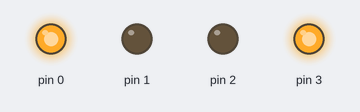
This sketch was run on a simulated Arduino Uno, built with avr-gcc and run on an emulated ATmega328P. On the bench: output pins drawn as LEDs (lit = HIGH).

Above: at 0.5 s.
At 1.5 s:
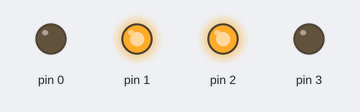
At 2.5 s:
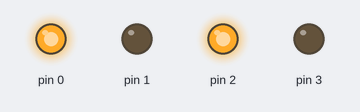
At 3.5 s:
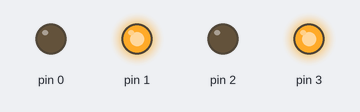
Timing chart, 0 to 5.2 s (numbered marks = the images above):
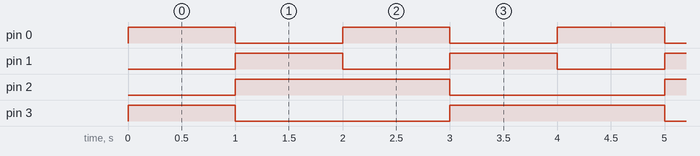

The sketch:

disco_light_show1__1_.ino
```cpp
// C++ code
//
void setup()
{
  pinMode(0, OUTPUT);
  pinMode(1, OUTPUT);
  pinMode(2, OUTPUT);
  pinMode(3, OUTPUT);
}

void loop()
{
  digitalWrite(0, HIGH);
  digitalWrite(1, LOW);
  digitalWrite(2, LOW);
  digitalWrite(3, HIGH);
  delay(1000); // Wait for 1000 millisecond(s)
  digitalWrite(0, LOW);
  digitalWrite(1, HIGH);
  digitalWrite(2, HIGH);
  digitalWrite(3, LOW);
  delay(1000); // Wait for 1000 millisecond(s)
  digitalWrite(0, HIGH);
  digitalWrite(1, LOW);
  digitalWrite(2, HIGH);
  digitalWrite(3, LOW);
  delay(1000); // Wait for 1000 millisecond(s)
  digitalWrite(0, LOW);
  digitalWrite(1, HIGH);
  digitalWrite(2, LOW);
  digitalWrite(3, HIGH);
  delay(1000); // Wait for 1000 millisecond(s)
}
```

Measured:
- by itself, pin 0, pin 1: alternates HIGH for 1.0 s and LOW for 1.0 s
- by itself, pin 2: alternates HIGH for 2.0 s and LOW for 2.0 s
- by itself, pin 3: repeats every 4.0 s: LOW 2.0 s, HIGH 2.0 s
